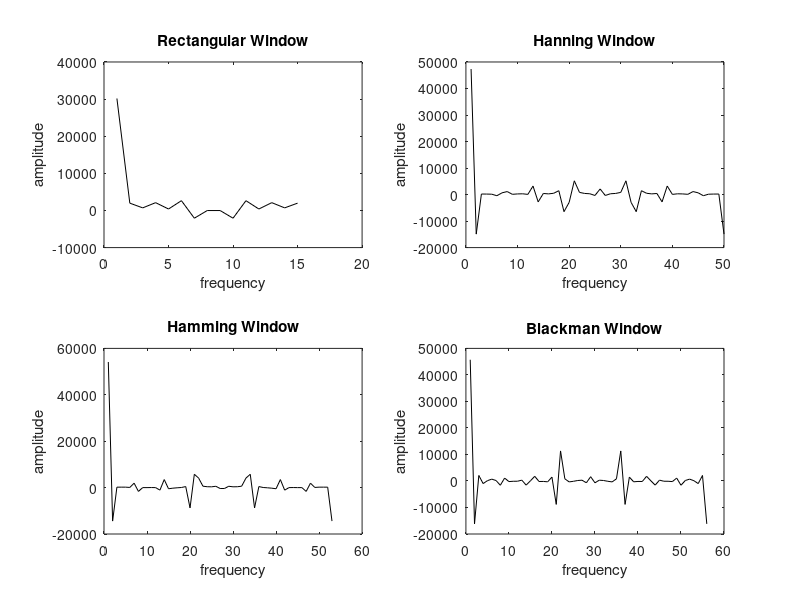

MATLAB code to generate this figure:

% pass band freq=1.5kHz
% transition width = 0.5Khz
% sampling freq= 8KHz
% stop band attenuation> 20dB

clc;
clear all;
close all;
fp=1500;
t=500;
fs=8000;
wc=2*pi*(fp/fs);
N1=ceil(0.9*fs/t);
N2=ceil(3.1*fs/t);
N3=ceil(3.3*fs/t);
N4=ceil(3.5*fs/t);
n1=1:N1


rec(n1)=ones(1,N1);
hd1=2*fp*sin(n1.*wc);
h1(n1)=hd1(n1).*rec(n1);
hf1=fft(abs(h1(n1)))
subplot(2,2,1);
plot(n1,hf1,'k');
title('Rectangular Window');
xlabel('frequency');
ylabel('amplitude');


n2=1:N2
han(n2)=0.5-0.5*cos(2*pi*n2/N2-1);
hd2=2*fp*sin(n2.*wc);
h2(n2)=hd2(n2).*han(n2);
hf2=fft(abs(h2(n2)))
subplot(2,2,2);
plot(n2,hf2,'k');
title('Hanning Window');
xlabel('frequency');
ylabel('amplitude');


n3=1:N3
ham(n3)=0.54-0.46*cos(2*pi*n3/N3-1);
hd3=2*fp*sin(n3.*wc);
h3(n3)=hd3(n3).*ham(n3);
hf3=fft(abs(h3(n3)))
subplot(2,2,3);
plot(n3,hf3,'k');
title('Hamming Window');
xlabel('frequency');
ylabel('amplitude');


n4=1:N4
blc(n4)=0.42-0.5*cos(2*pi*n4/N4-1)+0.08*cos(4*pi*n4/N4-1);
hd4=2*fp*sin(n4.*wc);
h4(n4)=hd4(n4).*blc(n4);
hf4=fft(abs(h4(n4)))
subplot(2,2,4);
plot(n4,hf4,'k');
title('Blackman Window');
xlabel('frequency');
ylabel('amplitude');